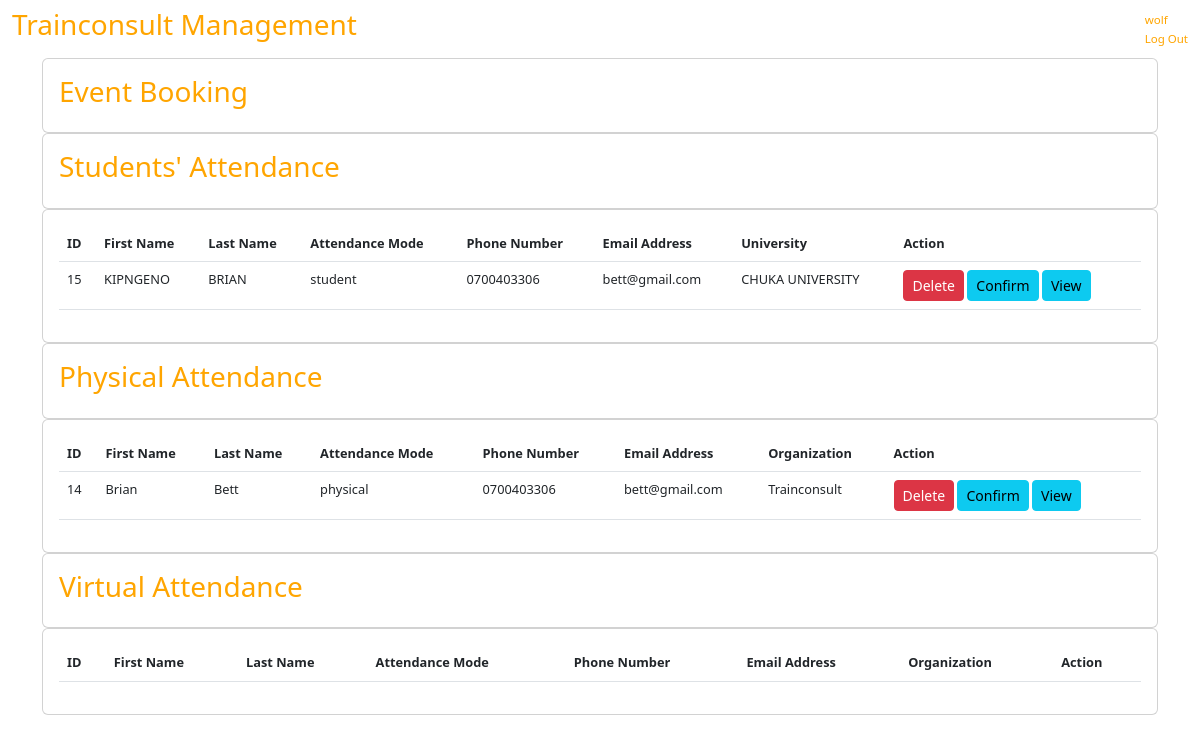
The page /bookings/ (signed in) on the database its author committed.
### TrainEvents/models.py (models this page shows, shortened)
class OrgBookEvents(models.Model):
    PAYMENT_CHOICES = (
        ('mpesa', 'M-Pesa'),
        ('visa', 'Visa')
    )
    EVENTS = (
        ('choose', 'Choose Event'),
        ('women-led', '1ST WOMEN LEAD CONFERENCE'),
    )
    MODE_OF_ATTENDANCE = (
        ('physical', 'Physical'),
        ('virtual', 'Virtual'),
        ('student', 'Student')
    )
    CURRENCY_CHOICES = (
        ('kes', 'KES'),
        ('usd', 'USD')
    )
    STUDY_YEAR = (
        ('first', '1ST YEAR'),
        ('second', '2ND YEAR'),
        ('third', '3RD YEAR'),
        ('fourth', '4TH YEAR'),
        ('fifth', '5TH YEAR')
    )
    event = models.CharField(max_length=100, choices=EVENTS)
    first_name = models.CharField(max_length=100)
    last_name = models.CharField(max_length=100)
    organization = models.CharField(max_length=100, blank=True)
    email_address = models.EmailField(max_length=100)
    attendance_mode = models.CharField(max_length=100, choices=MODE_OF_ATTENDANCE)
    phone_number = models.CharField(max_length=15, null=True)
    booking_status = models.CharField(max_length=20, default="Not Approved")
    currency = models.CharField(max_length=3, choices=CURRENCY_CHOICES)
    university = models.CharField(max_length=100,blank=True)
    year_of_study = models.CharField(max_length=10, choices=STUDY_YEAR, blank=True)
    date_booking = models.DateField(max_length=100, default=date.today)

### TrainEvents/views.py (the view)
# urls.py: path('bookings/', views.show_bookings, name='bookings'),
@login_required(login_url='/user-login')
def show_bookings(request):
    bookings = OrgBookEvents.objects.all()
    username = request.session['username']
    return render(request, 'bookings.html', {'bookings': bookings, 'username': username})

### TrainEvents/templates/bookings.html (shortened to what this page needs)
<!DOCTYPE html>
<html lang="en">
<head>
    <link href="https://cdn.jsdelivr.net/npm/bootstrap@5.3.0-alpha1/dist/css/bootstrap.min.css" rel="stylesheet">
</head>
<body>
    <div>
        <nav class="navbar navbar-inverse">
            <div class="container-fluid">
                <div class="navbar-header">
                    <h3>Trainconsult Management</h3>
                </div>
                <ul class="nav navbar-nav navbar-right">
                    <li><a href="#"> {{ username }}</a></li>
                    <li><a href="{% url 'user_logout' %}">Log Out</a></li>
                </ul>
            </div>
        </nav>
    </div>
    <div class="container">
        <div class="row">
            <div class="col-md">
                <div class="card card-body">
                    <h3>Event Booking</h3>
                </div>
                <div class="card card-body">
                    <h3>Students' Attendance</h3>
                </div>
                <div class="card card-body">
                    <table class="table">
                        <tr>
                            <th>ID</th>
                            <th>First Name</th>
                            <th>Last Name</th>
                            <th>Attendance Mode</th>
                            <th>Phone Number</th>
                            <th>Email Address</th>
                            <th>University</th>
                            <th>Action</th>
                        </tr>
                        {% for booking in bookings %}
                            {% if booking.booking_status == "Not Approved" %}
                                {% if booking.attendance_mode == "student" %}
                                    <tr>
                                        <td>{{ booking.id}}</td>
                                        <td>{{ booking.first_name}}</td>
                                        <td>{{ booking.last_name}}</td>
                                        <td>{{ booking.attendance_mode }}</td>
                                        <td>{{ booking.phone_number }}</td>
                                        <td>{{ booking.email_address}}</td>
                                        <td>{{ booking.university}}</td>
                                        <td>
                                            <a class="btn btn-danger btn-sm" href="/delete/{{ booking.id}}">
                                                Delete</a>
                                            <a class="btn btn-info btn-sm" href="#">Confirm</a>
                                            <a class="btn btn-info btn-sm" href="/booking-details/{{ booking.id }}">View</a>
                                        </td>
                                    </tr>
                                {% endif %}
                            {% endif %}
                        {% endfor %}
                    </table>
                </div>
                <div class="card card-body">
                    <h3>Physical Attendance</h3>
                </div>
                <div class="card card-body">
                    <table class="table">
                        <tr>
                            <th>ID</th>
                            <th>First Name</th>
                            <th>Last Name</th>
                            <th>Attendance Mode</th>
                            <th>Phone Number</th>
                            <th>Email Address</th>
                            <th>Organization</th>
                            <th>Action</th>
                        </tr>
                        {% for booking in bookings %}
                            {% if booking.booking_status == "Not Approved" and booking.attendance_mode == "physical" %}
                                <tr>
                                    <td>{{ booking.id}}</td>
                                        <td>{{ booking.first_name}}</td>
                                        <td>{{ booking.last_name}}</td>
                                        <td>{{ booking.attendance_mode }}</td>
                                        <td>{{ booking.phone_number }}</td>
                                        <td>{{ booking.email_address}}</td>
                                        <td>{{ booking.organization}}</td>
                                        <td>
                                            <a class="btn btn-danger btn-sm" href="/delete/{{ booking.id}}">
                                                Delete</a>
                                            <a class="btn btn-info btn-sm" href="#">Confirm</a>
                                            <a class="btn btn-info btn-sm" href="/booking-details/{{ booking.id }}">View</a>
                                        </td>
                                    </tr>
                            {% endif %}
                        {% endfor %}
                    </table>
                </div>
                <div class="card card-body">
                    <h3>Virtual Attendance</h3>
                </div>
                <div class="card card-body">
                    <table class="table">
                        <tr>
                            <th>ID</th>
                            <th>First Name</th>
                            <th>Last Name</th>
                            <th>Attendance Mode</th>
                            <th>Phone Number</th>
                            <th>Email Address</th>
                            <th>Organization</th>
                            <th>Action</th>
                        </tr>
                    </table>
                </div>
            </div>
        </div>
    </div>
</body>
</html>

### TrainEvents/templates/bookings.html (style rules this page uses)
h3,th, a { color:orange }
a { text-decoration:none; font-size:0.9em; }
body { font-size:0.8em; }

### rows shown on the page
OrgBookEvents: id "15", first_name "KIPNGENO", last_name "BRIAN", attendance_mode "student", phone_number "0700403306", email_address "bett@gmail.com", university "CHUKA UNIVERSITY"
OrgBookEvents: id "14", first_name "Brian", last_name "Bett", attendance_mode "physical", phone_number "0700403306", email_address "bett@gmail.com", organization "Trainconsult"

### other values the page prints
{{ username }} "wolf"
